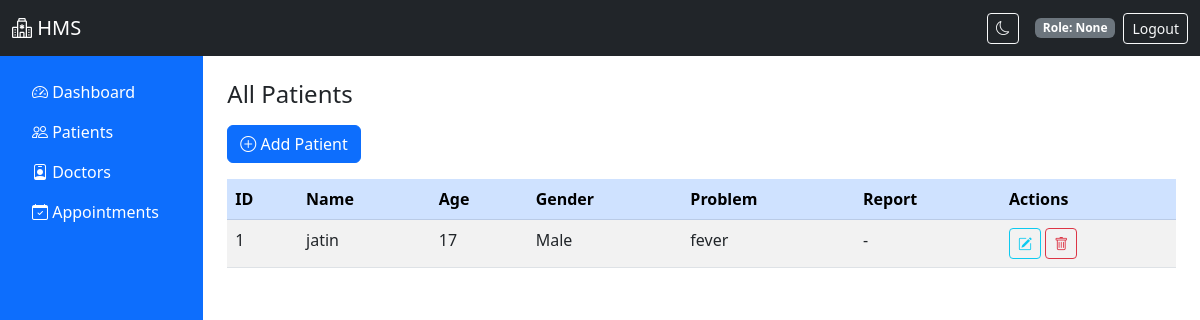
Page /patients on the committed database.
### app.py (models this page shows)
class Patient(db.Model):
    id = db.Column(db.Integer, primary_key=True)
    name = db.Column(db.String(100))
    age = db.Column(db.Integer)
    gender = db.Column(db.String(10))
    problem = db.Column(db.String(255))
    report = db.Column(db.String(255))  # filename

### app.py (the view)
@app.route('/patients')
def patients():
    data = Patient.query.all()
    return render_template('patients/index.html', patients=data)

### templates/patients/index.html
{% extends 'layout.html' %}
{% block content %}
<h4 class="mb-3">All Patients</h4>
<a href="{{ url_for('add_patient') }}" class="btn btn-primary mb-3">
  <i class="bi bi-plus-circle"></i> Add Patient
</a>
<table class="table table-striped table-hover">
  <thead class="table-primary">
    <tr>
      <th>ID</th>
      <th>Name</th>
      <th>Age</th>
      <th>Gender</th>
      <th>Problem</th>
      <th>Report</th>
      <th>Actions</th>
    </tr>
  </thead>
  <tbody>
    {% for p in patients %}
    <tr>
      <td>{{ p.id }}</td>
      <td>{{ p.name }}</td>
      <td>{{ p.age }}</td>
      <td>{{ p.gender }}</td>
      <td>{{ p.problem }}</td>
      <td>
        {% if p.report %}
        <a href="{{ url_for('uploaded_file', filename=p.report) }}" target="_blank">View</a>
        {% else %}
        -
        {% endif %}
      </td>
      <td>
        <a href="{{ url_for('edit_patient', id=p.id) }}" class="btn btn-sm btn-outline-info"><i class="bi bi-pencil-square"></i></a>
        <a href="{{ url_for('delete_patient', id=p.id) }}" class="btn btn-sm btn-outline-danger" onclick="return confirm('Are you sure?')"><i class="bi bi-trash"></i></a>
      </td>
    </tr>
    {% endfor %}
  </tbody>
</table>
{% endblock %}

### rows in the picture
Patient: id "1", name "jatin", age "17", gender "Male", problem "fever"

### other values in the picture
{{ session.get('role')|capitalize }} "None"
